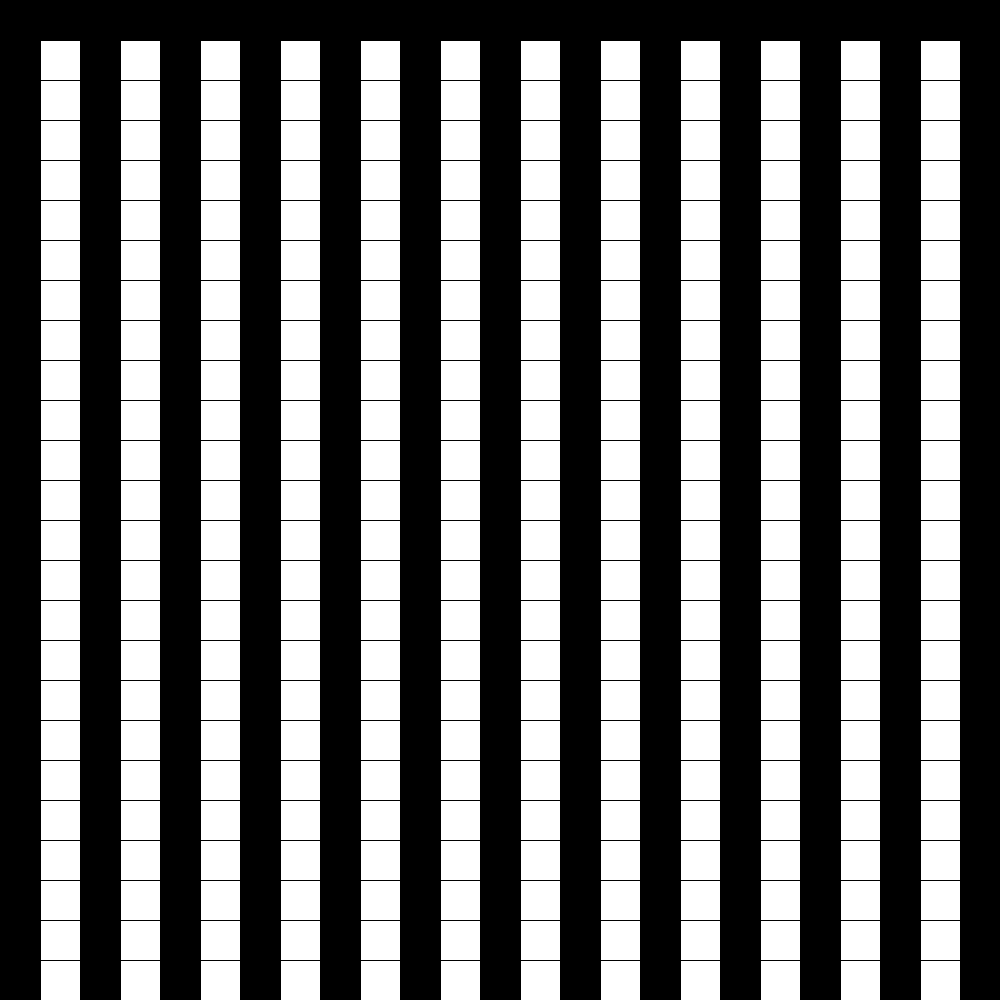
Frame 1 (no input)
Frame 60 (the mouse pressed at the canvas centre just before this capture): identical to frame 1, image omitted
Frame 120 (the mouse held since frame 60 and released just before this capture): identical to frame 1, image omitted

The Processing sketch that drew this single still picture (run headless with seeded random() and noise(); from frame 60 on, the mouse is pressed at the canvas centre):

// Processing sketch: Debugging10
// ── Debugging10.pde
boolean jobsDone = true;

void setup()
{
    size(1000,1000);
    drawGrid(width/40, height/40, 40);
    
    if (isJobDone())
    {
        println("Job's done!"); 
    }
}

void draw() {

}

boolean isJobDone()
{
    return jobsDone;    
}


void drawGrid(int numberOfHorizontalCells, int numberOfVerticalCells, int cellSideLength)
{
    for (int x = 0; x < numberOfHorizontalCells; x++)
 {   
        for (int y = 0; y < numberOfVerticalCells; y++)
        {
         
            if (x % 2 == 0 && y % 2==0)
            {
             
                fill(0);
              
            
            }else if (y % 2==1 && x % 2 == 1 ){
              
                fill(255);
              
            }
            rect(x * cellSideLength, y * cellSideLength, cellSideLength, cellSideLength);  
            
        }
    }
}
